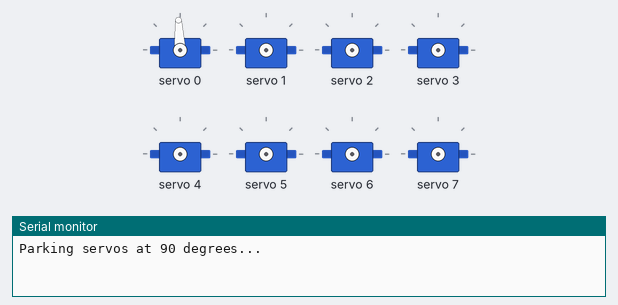
The sketch below on a simulated Arduino Uno, built with avr-gcc and run on an emulated ATmega328P. On the bench: 8 × servo, the last lines printed to the serial monitor.

Above: at 0.25 s.
At 5.3 s:
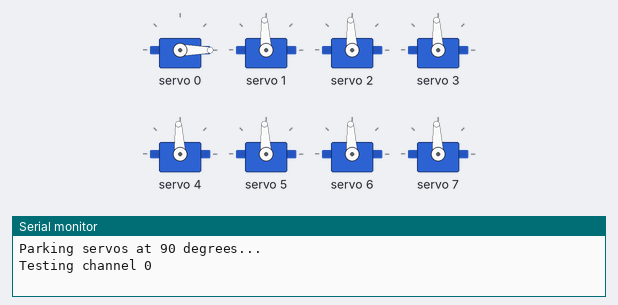
At 9.5 s:
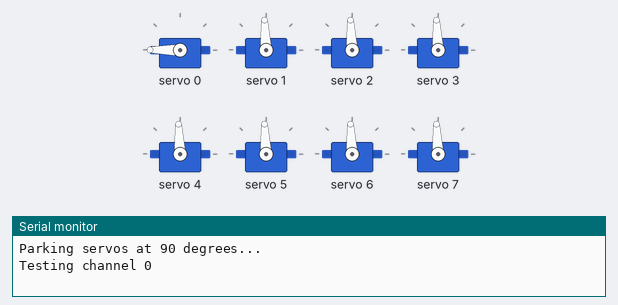
At 18.5 s:
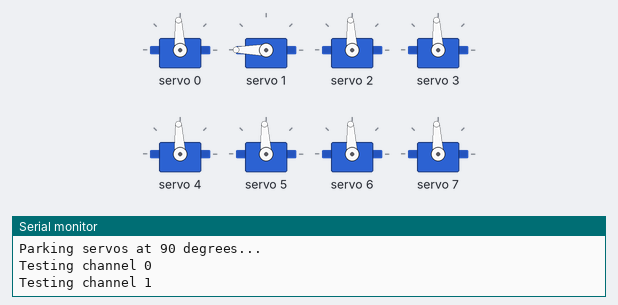
At 27.5 s:
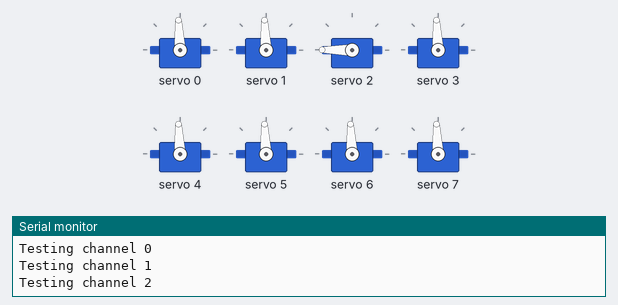
At 36.5 s:
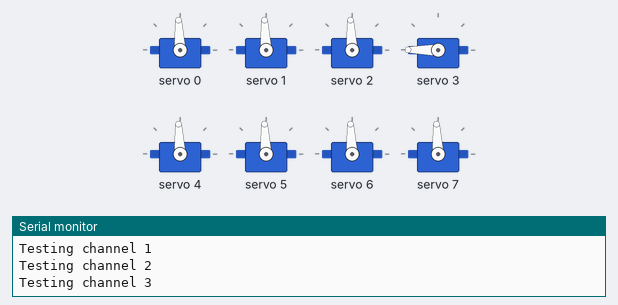
Timing chart, 0 to 40.0 s (numbered marks = the images above):
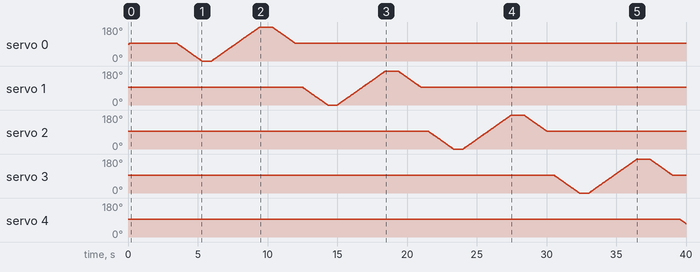

The sketch:

Robotics-arm-servo-test1.ino
```cpp
#include <Wire.h>
#include <Adafruit_PWMServoDriver.h>

// Default PCA9685 I2C address.
Adafruit_PWMServoDriver pwm(0x40);

const uint8_t SERVO_COUNT = 8;  // Channels 0 through 7
const uint16_t SERVO_FREQ = 50;

// Nominal pulse range for the TD-8120MG 180-degree model.
// Adjust these if a servo hits its mechanical stop or buzzes.
const uint16_t MIN_PULSE_US = 500;   // 0 degrees
const uint16_t MAX_PULSE_US = 2500;  // 180 degrees

const uint16_t STEP_DELAY_MS = 20;  // Larger = slower sweep
const uint16_t HOLD_DELAY_MS = 500;

void setServoAngle(uint8_t channel, int angle) {
  angle = constrain(angle, 0, 180);

  uint16_t pulseUs =
      MIN_PULSE_US +
      ((uint32_t)(MAX_PULSE_US - MIN_PULSE_US) * angle) / 180;

  pwm.writeMicroseconds(channel, pulseUs);
}

void sweepServo(uint8_t channel, int fromAngle, int toAngle) {
  int step = (toAngle >= fromAngle) ? 1 : -1;

  for (int angle = fromAngle; ; angle += step) {
    setServoAngle(channel, angle);
    delay(STEP_DELAY_MS);

    if (angle == toAngle) {
      break;
    }
  }
}

void setup() {
  Serial.begin(115200);

  if (!pwm.begin()) {
    Serial.println(F("PCA9685 not found. Check power and I2C wiring."));
    while (true) {
      delay(1000);
    }
  }

  pwm.setPWMFreq(SERVO_FREQ);
  delay(100);

  // Initially park every servo at 90 degrees.
  // The initial movement depends on its existing physical position.
  Serial.println(F("Parking servos at 90 degrees..."));

  for (uint8_t channel = 0; channel < SERVO_COUNT; channel++) {
    setServoAngle(channel, 90);
    delay(300);
  }

  delay(1000);

  // Test each servo individually, then leave it at 90 degrees.
  for (uint8_t channel = 0; channel < SERVO_COUNT; channel++) {
    Serial.print(F("Testing channel "));
    Serial.println(channel);

    sweepServo(channel, 90, 0);
    delay(HOLD_DELAY_MS);

    sweepServo(channel, 0, 180);
    delay(HOLD_DELAY_MS);

    sweepServo(channel, 180, 90);
    delay(HOLD_DELAY_MS);
  }

  Serial.println(F("Test complete. All servos parked at 90 degrees."));
}

void loop() {
  // PCA9685 continues generating pulses to hold all servos at 90.
  // Press RESET to run the test again.
}
```

Measured:
- by itself, servo 4: moves from 93° to 71° over 0.39 s
